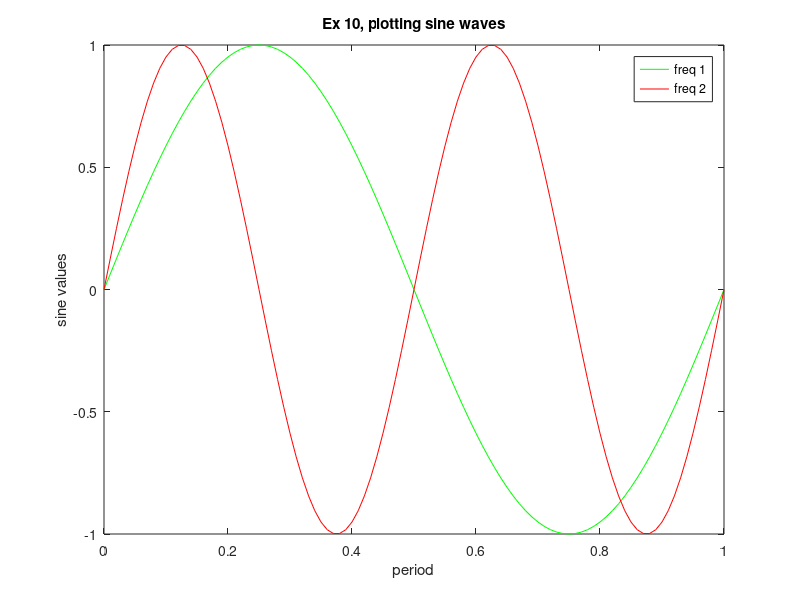

This chart was generated by the following MATLAB code:
interval = [0:0.01:1];
f = 1;

% plot with green color:
% plot(sin(2*pi*f*interval), 'g');

% plot with different line:
% plot(sin(2*pi*f*interval), 'x');

% mat_sin = [sin(2*pi*1*interval); sin(2*pi*2*interval)];
% plot(mat_sin);

plot(interval, sin(2*pi*1*interval), 'g');
hold on;
plot(interval, sin(2*pi*2*interval), 'r');
legend('freq 1', 'freq 2');
title('Ex 10, plotting sine waves')
ylabel('sine values');
xlabel('period');

